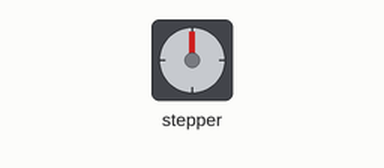
Simulated run of this sketch. Board: Arduino Uno, built with avr-gcc and run on an emulated ATmega328P. Shown: stepper motor. Wiring (inferred from the names in the program): stepper motor driver (200 steps per turn assumed): step pin 3; direction pin 2.

Above: at 0.05 s.
At 1.55 s:
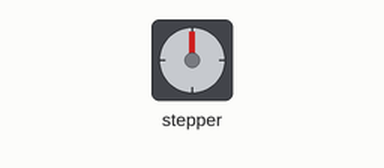
At 3.05 s:
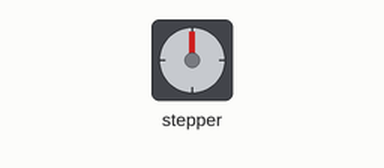
At 6.0 s:
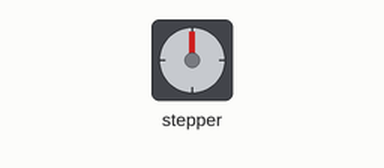
Timing chart, 0 to 7.8 s (numbered marks = the images above):
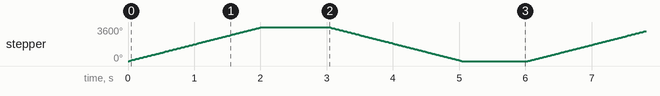

The sketch:

stepperMotor.ino
```cpp
#define stepPin 3
#define dirPin 2
int step = 2000;

void setup()
{
    // Sets the two pins as Outputs
    pinMode(stepPin, OUTPUT);
    pinMode(dirPin, OUTPUT);
}
void loop()
{
    digitalWrite(dirPin, HIGH); // Enables the motor to move in a particular direction
    // Makes 200 pulses for making one full cycle rotation
    for (int x = 0; x < step; x++)
    {
        digitalWrite(stepPin, HIGH);
        delayMicroseconds(500); // by changing this time delay between the steps we can change the rotation speed
        digitalWrite(stepPin, LOW);
        delayMicroseconds(500);
    }
    delay(1000); // One second delay

    digitalWrite(dirPin, LOW); // Changes the rotations direction
    // Makes 400 pulses for making two full cycle rotation
    for (int x = 0; x < step; x++)
    {
        digitalWrite(stepPin, HIGH);
        delayMicroseconds(500);
        digitalWrite(stepPin, LOW);
        delayMicroseconds(500);
    }
    delay(1000);
}
```

two.ino
```cpp
// #define stepPin 3
// #define dirPin 2
// #define stepPin2 5
// #define dirPin2 4
// int step = 5000;

// void setup()
// {
//     // Sets the two pins as Outputs
//     pinMode(stepPin, OUTPUT);
//     pinMode(dirPin, OUTPUT);
//     pinMode(stepPin2, OUTPUT);
//     pinMode(dirPin2, OUTPUT);
// }
// void loop()
// {
//     digitalWrite(dirPin, HIGH);  // Enables the motor to move in a particular direction
//     digitalWrite(dirPin2, HIGH); // Enables the motor to move in a particular direction
//     // Makes 200 pulses for making one full cycle rotation
//     for (int x = 0; x < step; x++)
//     {
//         digitalWrite(stepPin, HIGH);
//         digitalWrite(stepPin2, HIGH);
//         delayMicroseconds(500); // by changing this time delay between the steps we can change the rotation speed
//         digitalWrite(stepPin, LOW);
//         digitalWrite(stepPin2, LOW);
//         delayMicroseconds(500);
//     }
//     delay(1000); // One second delay

//     digitalWrite(dirPin, LOW);  // Changes the rotations direction
//     digitalWrite(dirPin2, LOW); // Changes the rotations direction
//     // Makes 400 pulses for making two full cycle rotation
//     for (int x = 0; x < step; x++)
//     {
//         digitalWrite(stepPin, HIGH);
//         digitalWrite(stepPin2, HIGH);
//         delayMicroseconds(500);
//         digitalWrite(stepPin, LOW);
//         digitalWrite(stepPin2, LOW);
//         delayMicroseconds(500);
//     }
//     delay(1000);
// }
```

Measured:
- by itself, stepper: turns 3600° clockwise in 2.0 s, then 3600° counter-clockwise in 2.0 s, repeating every 6.0 s
